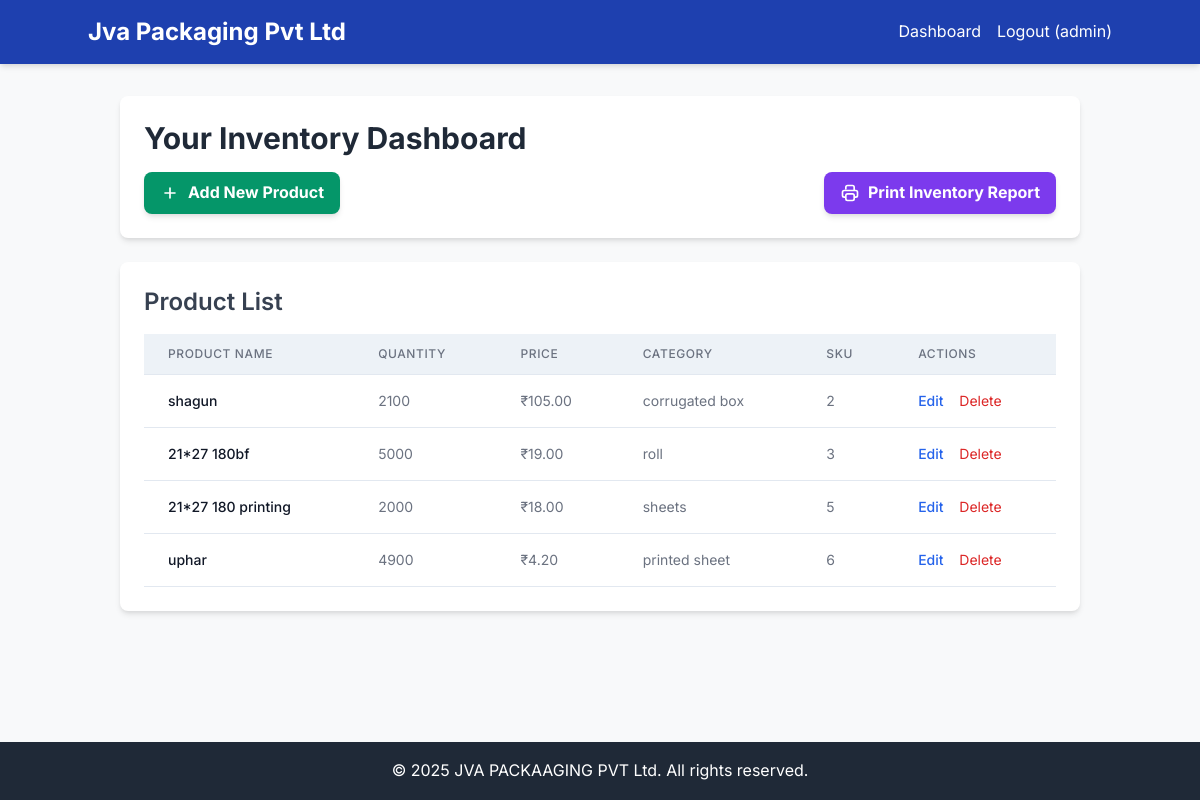
Screenshot of / (signed in) with the database file from the repository.
### app.py (models this page shows, shortened)
class Product(db.Model):
    id = db.Column(db.Integer, primary_key=True)
    name = db.Column(db.String(100), nullable=False)
    description = db.Column(db.Text, nullable=True)
    quantity = db.Column(db.Integer, nullable=False, default=0)
    price = db.Column(db.Float, nullable=False, default=0.0)
    category = db.Column(db.String(50), nullable=True)
    sku = db.Column(db.String(50), unique=True, nullable=True)
    user_id = db.Column(db.Integer, db.ForeignKey('user.id'), nullable=False)

### app.py (the view)
@app.route('/')
@login_required
def index():
    products = Product.query.filter_by(user_id=session['user_id']).all()
    return render_template('index.html', products=products)

### app.py (called while the page is built)
def login_required(f):
    @wraps(f)
    def decorated_function(*args, **kwargs):
        if request.path.startswith('/api/'):
            if 'user_id' not in session:
                return jsonify({"message": "Authentication required"}), 401
            return f(*args, **kwargs)
        else:
            if 'user_id' not in session:
                flash('Please log in to access this page.', 'warning')
                return redirect(url_for('login'))
            return f(*args, **kwargs)
    return decorated_function

### templates/index.html (shortened to what this page needs)
{% extends "base.html" %}
{% block content %}
<div class="bg-white p-6 rounded-lg shadow-md mb-6">
    <h2 class="text-3xl font-bold text-gray-800 mb-4">Your Inventory Dashboard</h2>
    <div class="flex flex-col sm:flex-row justify-between items-center gap-4">
        <a href="{{ url_for('add_product') }}" class="bg-green-600 hover:bg-green-700 text-white font-bold py-2 px-4 rounded-lg transition duration-300 shadow-md flex items-center justify-center sm:w-auto w-full">
            <svg class="w-5 h-5 mr-2" fill="none" stroke="currentColor" viewBox="0 0 24 24" xmlns="http://www.w3.org/2000/svg"><path stroke-linecap="round" stroke-linejoin="round" stroke-width="2" d="M12 6v6m0 0v6m0-6h6m-6 0H6"></path></svg>
            Add New Product
        </a>
        <a href="{{ url_for('print_inventory') }}" target="_blank" class="bg-purple-600 hover:bg-purple-700 text-white font-bold py-2 px-4 rounded-lg transition duration-300 shadow-md flex items-center justify-center sm:w-auto w-full">
            Print Inventory Report
        </a>
    </div>
</div>
<div class="bg-white p-6 rounded-lg shadow-md">
    <h3 class="text-2xl font-semibold text-gray-700 mb-4">Product List</h3>
    {% if products %}
    <div class="overflow-x-auto">
        <table class="min-w-full divide-y divide-gray-200">
            <thead class="bg-gray-50">
                <tr>
                    <th scope="col" class="px-6 py-3 text-left text-xs font-medium text-gray-500 uppercase tracking-wider">Product Name</th>
                    <th scope="col" class="px-6 py-3 text-left text-xs font-medium text-gray-500 uppercase tracking-wider">Quantity</th>
                    <th scope="col" class="px-6 py-3 text-left text-xs font-medium text-gray-500 uppercase tracking-wider">Price</th>
                    <th scope="col" class="px-6 py-3 text-left text-xs font-medium text-gray-500 uppercase tracking-wider">Category</th>
                    <th scope="col" class="px-6 py-3 text-left text-xs font-medium text-gray-500 uppercase tracking-wider">SKU</th>
                    <th scope="col" class="px-6 py-3 text-left text-xs font-medium text-gray-500 uppercase tracking-wider">Actions</th>
                </tr>
            </thead>
            <tbody class="bg-white divide-y divide-gray-200">
                {% for product in products %}
                <tr>
                    <td class="px-6 py-4 whitespace-nowrap text-sm font-medium text-gray-900" data-label="Product Name">{{ product.name }}</td>
                    <td class="px-6 py-4 whitespace-nowrap text-sm text-gray-500" data-label="Quantity">{{ product.quantity }}</td>
                    <td class="px-6 py-4 whitespace-nowrap text-sm text-gray-500" data-label="Price">₹{{ "{:,.2f}".format(product.price) }}</td>
                    <td class="px-6 py-4 whitespace-nowrap text-sm text-gray-500" data-label="Category">{{ product.category }}</td>
                    <td class="px-6 py-4 whitespace-nowrap text-sm text-gray-500" data-label="SKU">{{ product.sku }}</td>
                    <td class="px-6 py-4 whitespace-nowrap text-sm font-medium">
                        <a href="{{ url_for('edit_product', product_id=product.id) }}" class="text-blue-600 hover:text-blue-900 mr-3">Edit</a>
                        <form action="{{ url_for('delete_product', product_id=product.id) }}" method="POST" class="inline-block" onsubmit="return confirm('Are you sure you want to delete {{ product.name }}?');">
                            <button type="submit" class="text-red-600 hover:text-red-900">Delete</button>
                        </form>
                    </td>
                </tr>
                {% endfor %}
            </tbody>
        </table>
    </div>
    {% else %}
    <p class="text-gray-600 text-center">No products in your inventory. Add some products to get started!</p>
    {% endif %}
</div>
{% endblock %}

### templates/base.html (shortened to what this page needs)
<!DOCTYPE html>
<html lang="en">
<head>
    <link href="https://cdn.jsdelivr.net/npm/tailwindcss@2.2.19/dist/tailwind.min.css" rel="stylesheet">
    <link rel="stylesheet" href="{{ url_for('static', filename='style.css') }}">
</head>
<body class="min-h-screen flex flex-col">
    <header class="bg-blue-800 text-white p-4 shadow-md">
        <div class="container mx-auto flex justify-between items-center">
            <h1 class="text-2xl font-bold">
                <a href="{{ url_for('index') }}" class="hover:text-blue-200 transition duration-300">Jva Packaging Pvt Ltd</a>
            </h1>
            <nav>
                <ul class="flex space-x-4">
                    {% if session.user_id %}
                    <li><a href="{{ url_for('index') }}" class="hover:text-white-200 transition duration-300">Dashboard</a></li>
                    <li><a href="{{ url_for('logout') }}" class="hover:text-white-200 transition duration-300">Logout ({{ session.username }})</a></li>
                    {% else %}
                    <li><a href="{{ url_for('login') }}" class="hover:text-blue-200 transition duration-300">Login</a></li>
                    {% endif %}
                </ul>
            </nav>
        </div>
    </header>
    <main class="flex-grow container mx-auto p-4 sm:p-6 lg:p-8">
        {% block content %}{% endblock %}
    </main>
    <footer class="bg-gray-800 text-white p-4 text-center mt-auto">
        <div class="container mx-auto">
            <p>&copy; 2025 JVA PACKAAGING PVT Ltd. All rights reserved.</p>
        </div>
    </footer>
</body>
</html>

### static/style.css (style rules this page uses)
html, body { height: 100%; margin: 0; padding: 0; scroll-behavior: smooth; }
body { font-family: 'Inter', sans-serif, Arial, sans-serif; line-height: 1.6; color: #333; background-color: #f8f9fa; }
a { text-decoration: none; color: white; transition: color 0.3s ease, transform 0.2s ease; }
button, .btn { cursor: pointer; transition: background-color 0.3s ease, transform 0.2s ease, box-shadow 0.3s ease; border: none; outline: none; }
table { border-collapse: collapse; }
th, td { border-bottom: 1px solid #e2e8f0; }
thead th { background-color: #edf2f7; font-weight: 600; color: #4a5568; }

### rows the page displays
Product: name "shagun", quantity "2100", price "105.00", category "corrugated box", sku "2"
Product: name "21*27 180bf", quantity "5000", price "19.00", category "roll", sku "3"
Product: name "21*27 180 printing", quantity "2000", price "18.00", category "sheets", sku "5"
Product: name "uphar", quantity "4900", price "4.20", category "printed sheet", sku "6"

### other values shown
{{ session.username }} "admin"
